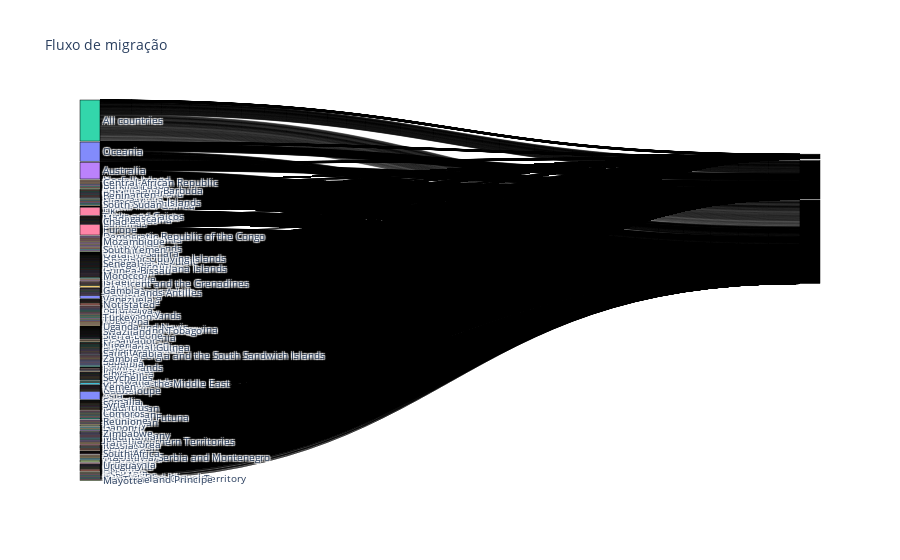

This figure's notebook cell:
### Code cell
# Selecione os dados relevantes
data = [
    dict(
        source=df['Country'],
        target=df['Citizenship'],
        value=df['Value'],
    )
    for _, df in df.groupby(['Year', 'Measure'])
]

# Combine as colunas 'source' e 'target' em uma única coluna para os rótulos dos nós
nodes = pd.concat([df['Country'], df['Citizenship']]).unique()

# Crie o objeto de gráfico de Sankey
fig = go.Figure(go.Sankey(
    node=dict(
        pad=15,
        thickness=20,
        line=dict(color="black", width=0.5),
        label=nodes,
    ),
    link=dict(
        source=[nodes.tolist().index(s) for i in range(len(data)) for s in data[i]['source']],
        target=[len(nodes) + nodes.tolist().index(t) for i in range(len(data)) for t in data[i]['target']],
        value=[val for i in range(len(data)) for val in data[i]['value']],
    ),
))

# Atualize a formatação do gráfico
fig.update_layout(
    title_text="Fluxo de migração",
    font_size=10,
)

# Mostre o gráfico
fig.show()

### Figure 1 — Plotly figure (JSON) as saved in the notebook; plotly's stock layout.template omitted (floating-point values rounded to 4 significant figures; data arrays with more than 128 entries replaced by an {"elided": "..."} marker saying what was removed)
{"data": [{"link": {"source": {"elided": "86526 int values"}, "target": {"elided": "86526 int values"}, "value": {"elided": "86526 int values"}}, "node": {"label": {"elided": "256 str values"}, "line": {"color": "black", "width": 0.5}, "pad": 15, "thickness": 20}, "type": "sankey"}], "layout": {"font": {"size": 10}, "title": {"text": "Fluxo de migração"}}}
